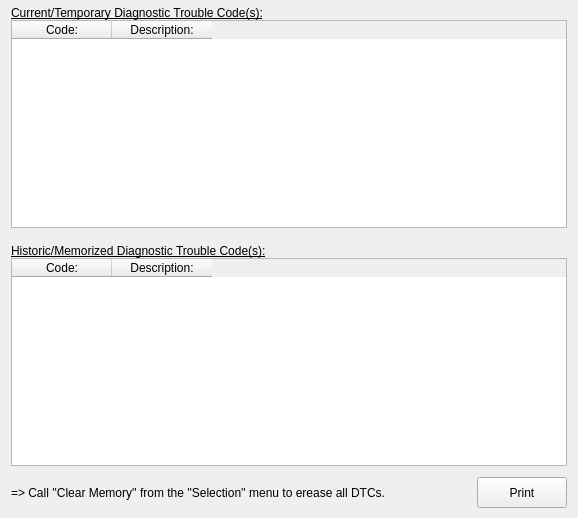
<?xml version="1.0" encoding="UTF-8"?>
<ui version="4.0">
 <class>transmissionDCcontent_Form</class>
 <widget class="QWidget" name="transmissionDCcontent_Form">
  <property name="geometry">
   <rect>
    <x>0</x>
    <y>0</y>
    <width>578</width>
    <height>518</height>
   </rect>
  </property>
  <property name="minimumSize">
   <size>
    <width>515</width>
    <height>400</height>
   </size>
  </property>
  <property name="font">
   <font>
    <family>Liberation Sans</family>
   </font>
  </property>
  <property name="windowTitle">
   <string>Diagnostic Codes</string>
  </property>
  <layout class="QVBoxLayout" name="verticalLayout">
   <property name="spacing">
    <number>0</number>
   </property>
   <property name="topMargin">
    <number>0</number>
   </property>
   <property name="bottomMargin">
    <number>10</number>
   </property>
   <item>
    <widget class="QLabel" name="currOrTempDTCsTitle_label">
     <property name="minimumSize">
      <size>
       <width>280</width>
       <height>20</height>
      </size>
     </property>
     <property name="maximumSize">
      <size>
       <width>280</width>
       <height>20</height>
      </size>
     </property>
     <property name="font">
      <font>
       <underline>true</underline>
      </font>
     </property>
     <property name="text">
      <string>Current/Temporary Diagnostic Trouble Code(s):</string>
     </property>
     <property name="alignment">
      <set>Qt::AlignBottom|Qt::AlignLeading|Qt::AlignLeft</set>
     </property>
    </widget>
   </item>
   <item>
    <widget class="QTableWidget" name="currOrTempDTCs_tableWidget">
     <property name="minimumSize">
      <size>
       <width>541</width>
       <height>120</height>
      </size>
     </property>
     <property name="editTriggers">
      <set>QAbstractItemView::NoEditTriggers</set>
     </property>
     <property name="alternatingRowColors">
      <bool>true</bool>
     </property>
     <property name="selectionBehavior">
      <enum>QAbstractItemView::SelectRows</enum>
     </property>
     <column>
      <property name="text">
       <string>Code:</string>
      </property>
     </column>
     <column>
      <property name="text">
       <string>Description:</string>
      </property>
     </column>
    </widget>
   </item>
   <item>
    <widget class="QLabel" name="histOrMemDTCsTitle_label">
     <property name="minimumSize">
      <size>
       <width>280</width>
       <height>30</height>
      </size>
     </property>
     <property name="maximumSize">
      <size>
       <width>280</width>
       <height>30</height>
      </size>
     </property>
     <property name="font">
      <font>
       <underline>true</underline>
      </font>
     </property>
     <property name="text">
      <string>Historic/Memorized Diagnostic Trouble Code(s):</string>
     </property>
     <property name="alignment">
      <set>Qt::AlignBottom|Qt::AlignLeading|Qt::AlignLeft</set>
     </property>
    </widget>
   </item>
   <item>
    <widget class="QTableWidget" name="histOrMemDTCs_tableWidget">
     <property name="minimumSize">
      <size>
       <width>541</width>
       <height>120</height>
      </size>
     </property>
     <property name="editTriggers">
      <set>QAbstractItemView::NoEditTriggers</set>
     </property>
     <property name="alternatingRowColors">
      <bool>true</bool>
     </property>
     <property name="selectionBehavior">
      <enum>QAbstractItemView::SelectRows</enum>
     </property>
     <column>
      <property name="text">
       <string>Code:</string>
      </property>
     </column>
     <column>
      <property name="text">
       <string>Description:</string>
      </property>
     </column>
    </widget>
   </item>
   <item>
    <layout class="QHBoxLayout" name="horizontalLayout">
     <property name="topMargin">
      <number>11</number>
     </property>
     <property name="bottomMargin">
      <number>0</number>
     </property>
     <item>
      <widget class="QLabel" name="DCclearingInfo_label">
       <property name="minimumSize">
        <size>
         <width>440</width>
         <height>15</height>
        </size>
       </property>
       <property name="maximumSize">
        <size>
         <width>16777215</width>
         <height>15</height>
        </size>
       </property>
       <property name="text">
        <string>=&gt; Call ''Clear Memory'' from the ''Selection'' menu to erease all DTCs.</string>
       </property>
      </widget>
     </item>
     <item>
      <spacer name="horizontalSpacer">
       <property name="orientation">
        <enum>Qt::Horizontal</enum>
       </property>
       <property name="sizeHint" stdset="0">
        <size>
         <width>40</width>
         <height>20</height>
        </size>
       </property>
      </spacer>
     </item>
     <item>
      <widget class="QPushButton" name="printDClist_pushButton">
       <property name="minimumSize">
        <size>
         <width>90</width>
         <height>31</height>
        </size>
       </property>
       <property name="maximumSize">
        <size>
         <width>90</width>
         <height>31</height>
        </size>
       </property>
       <property name="text">
        <string>    Print    </string>
       </property>
       <property name="icon">
        <iconset resource="../resources/FreeSSM.qrc">
         <normaloff>:/icons/chrystal/32x32/fileprint.png</normaloff>:/icons/chrystal/32x32/fileprint.png</iconset>
       </property>
       <property name="iconSize">
        <size>
         <width>24</width>
         <height>24</height>
        </size>
       </property>
      </widget>
     </item>
    </layout>
   </item>
  </layout>
 </widget>
 <resources>
  <include location="../resources/FreeSSM.qrc"/>
 </resources>
 <connections/>
</ui>
